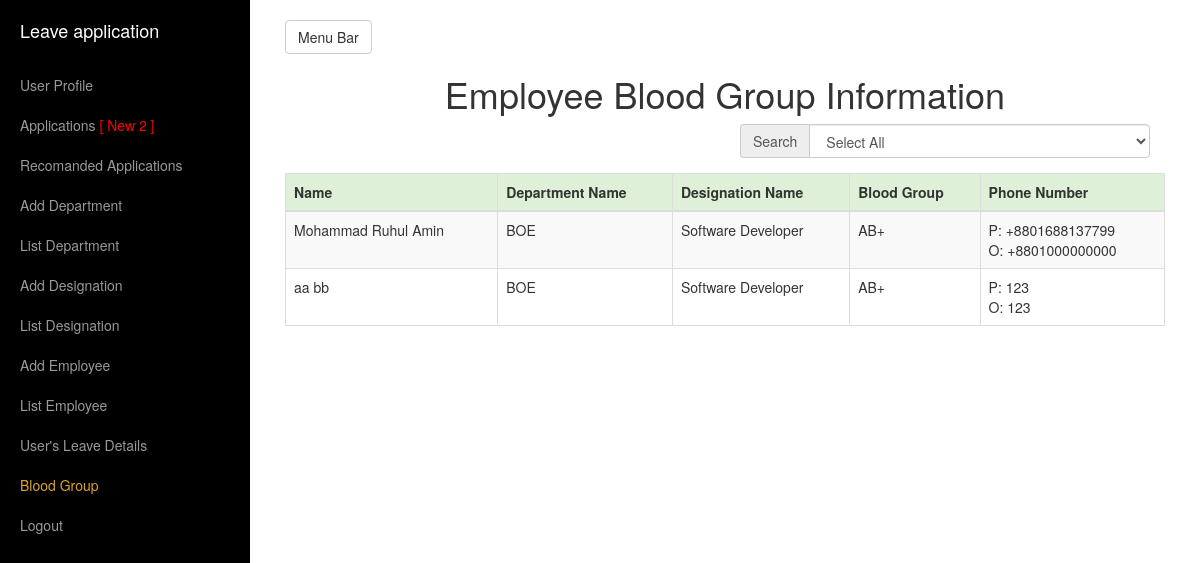
The page /view/ListOfUserBlood.php (signed in) on the database its author committed.
### tables this page shows
CREATE TABLE `employeeinfo` (
  `eId` int(11) NOT NULL,
  `eEmployeeCodeNumber` varchar(100) DEFAULT NULL,
  `eFirstName` varchar(45) DEFAULT NULL,
  `eLastName` varchar(45) DEFAULT NULL,
  `eDateOfBirth` date DEFAULT NULL,
  `eBloodGroup` int(11) DEFAULT NULL,
  `eGender` varchar(10) DEFAULT NULL,
  `ePhoneNumberPersonal` varchar(20) DEFAULT NULL,
  `ePhoneNumberOffice` varchar(20) DEFAULT NULL,
  `eParmanentAddress` varchar(255) DEFAULT NULL,
  `ePresentAddress` varchar(255) DEFAULT NULL,
  `eDptId` int(11) DEFAULT NULL,
  `eDesignationId` int(11) DEFAULT NULL,
  `eEmailAddress` varchar(100) DEFAULT NULL,
  `ePassword` varchar(255) DEFAULT NULL,
  `eEmployeeCodeNumberWhoAddEmployee` varchar(45) DEFAULT NULL,
  `eEmployeeVerification` int(11) DEFAULT NULL,
  `eWhoVerifytheEmployee` varchar(45) DEFAULT NULL,
  `eLastLogin` datetime DEFAULT NULL,
  `eEmpType` tinyint(4) DEFAULT NULL
);

CREATE TABLE `employeedepartment` (
  `dptId` int(11) NOT NULL,
  `dptName` varchar(100) DEFAULT NULL,
  `dptEmployeeCodeNumberWhoAddDept` varchar(45) DEFAULT NULL
);

CREATE TABLE `employeedesignation` (
  `desiId` int(11) NOT NULL,
  `desiDptId` int(11) DEFAULT NULL,
  `desiDesignationName` varchar(100) DEFAULT NULL,
  `desiEmployeeCodeNumberWhoAddDesi` varchar(45) DEFAULT NULL
);

CREATE TABLE `employeeblood` (
  `bId` int(11) NOT NULL,
  `bName` varchar(15) DEFAULT NULL
);

### model/DbOperationModel.php (called while the page is built, shortened)
<?php include("ConnectionModel.php"); ?>
<?php
	class DbOperation
	{
		function dbJoinSingleSelect($columnsName,$tablesName,$conditions)
		{
			$objConnection = new Connection();
			$objConnection->dbConnection();
			$con = $objConnection->con;
			$result = mysqli_query($con, "SELECT ".$columnsName." FROM ".$tablesName." ".$conditions);
			return $result;
		}
		function dbSelectAll($columnsName,$tablesName,$conditions)
		{
			$objConnection = new Connection();
			$objConnection->dbConnection();
			$con = $objConnection->con;
			$result = mysqli_query($con, "SELECT ".$columnsName." FROM ".$tablesName." WHERE ".$conditions);
			return $result;
		}
		function getForRecomandationNumber()
		{
			$objDbOperation = new DbOperation();
			$columnsName = "COUNT(lIsRecomanded)";
			$tablesName = "employeeleaveapplicationdetails";
			$conditions = "lIsRecomanded = 0";
			$result = $objDbOperation->dbSelectAll($columnsName,$tablesName,$conditions);
			return $result;
		}
		function getRecomandationNumber()
		{
			$objDbOperation = new DbOperation();
			$columnsName = "COUNT(lIsRecomanded)";
			$tablesName = "employeeleaveapplicationdetails";
			$conditions = "lIsRecomanded = 1 AND lIsApproved = 0";
			$result = $objDbOperation->dbSelectAll($columnsName,$tablesName,$conditions);
			return $result;
		}
	}
?>

### model/ConnectionModel.php (called while the page is built, shortened)
<?php
	class Connection
	{
		function dbConnection()
		{
			$serverName = "localhost";
			$userName = "root";
			$password = "";
			$con = mysqli_connect($serverName, $userName, $password);
			mysqli_select_db($con, "leaveapp");
			$this->con=$con;
		}
	}
?>

### model/EmployeeModel.php (called while the page is built, shortened)
<?php include("DbOperationModel.php");?>
<?php
	class Employee extends DbOperation
	{
		function getAllEmpBloodInfo()
		{
			$objDbOperation = new DbOperation();
			$columnsName = "emp.eEmployeeCodeNumber,emp.eFirstName,emp.eLastName,bld.bName,emp.ePhoneNumberPersonal,emp.ePhoneNumberOffice,dpt.dptName,desi.desiDesignationName";
			$tablesName = "employeeinfo emp INNER JOIN employeedepartment dpt ON emp.eDptId = dpt.dptId INNER JOIN employeedesignation desi ON emp.eDesignationId = desi.desiId INNER JOIN employeeBlood bld ON emp.eBloodGroup = bld.bId";
			$conditions = "ORDER BY emp.eId ASC";
			$result = $objDbOperation->dbJoinSingleSelect($columnsName,$tablesName,$conditions);
			return $result;
		}
	}
?>

### view/ListOfUserBlood.php (the view, shortened to what this page needs)
<?php include("../model/EmployeeModel.php");
	if(isset($_SESSION['officeUserName']))
	{
		if ($_SESSION['empType'] == 2 || $_SESSION['empType'] == 1)
	{
?>
		<!DOCTYPE html>
		<html lang="en">
		<head>
			<link href="../assets/bootstrap/css/bootstrap.min.css" rel="stylesheet">
			<link href="../assets/css/simple-sidebar.css" rel="stylesheet">
		</head>
		<body>
			<div id="wrapper">
				<div id="sidebar-wrapper">
					<ul class="sidebar-nav">
						<li class="sidebar-brand">
							<a href="LeaveApplication.php">Leave application</a>
						</li>
						<li>
							<a href="UserProfile.php">User Profile</a>
						</li>
							<?php
							$objLeaveApplication = new Employee();
							$result = $objLeaveApplication->getForRecomandationNumber();
							while($row = mysqli_fetch_array($result))
							{
							?>
						<li>
							<a href="Applications.php">Applications <span style="color:red"><?php if($row['COUNT(lIsRecomanded)'] != 0){ ?>[ New <?php echo $row['COUNT(lIsRecomanded)']; ?> ]<?php } ?></span></a>
						</li>
							<?php
							}
							$objLeaveApplication = new Employee();
							$result = $objLeaveApplication->getRecomandationNumber();
							while($row = mysqli_fetch_array($result))
							{
							?>
						<li>
							<a href="RecomandedApplications.php">Recomanded Applications<span style="color:red"><?php if($row['COUNT(lIsRecomanded)'] != 0){ ?> [ New <?php echo $row['COUNT(lIsRecomanded)']; ?> ]<?php } ?></span></a>
						</li>
							<?php
							}
							?>
						<li>
							<a href="AddDepartment.php">Add Department</a>
						</li>
						<li>
							<a href="ListDepartment.php">List Department</a>
						</li>
						<li>
							<a href="AddDesignation.php">Add Designation</a>
						</li>
						<li>
							<a href="ListDesignation.php">List Designation</a>
						</li>
						<li>
							<a href="AddEmployee.php">Add Employee</a>
						</li>
						<li>
							<a href="ListEmployee.php">List Employee</a>
						</li>
						<li>
							<a href="UsersLeaveDetails.php">User's Leave Details</a>
						</li>
						<li>
							<a style="color:#DAA520;" href="ListOfUserBlood.php">Blood Group</a>
						</li>
						<li>
							<a href="../controller/LogoutController.php">Logout</a>
						</li>
					</ul>
				</div>
				<div id="page-content-wrapper">
					<div class="container-fluid">
						<div class="row">
							<div class="col-lg-12">
								<a href="#menu-toggle" class="btn btn-default" id="menu-toggle">Menu Bar</a>
								<h1 align="center">Employee Blood Group Information</h1>
								<?php
									@$cat=$_GET['cat'];
									if(isset($cat) and strlen($cat) > 0)
									{
										$objEmployee = new Employee();
										$singleResult = $objEmployee->getSingleEmpBloodInfo($cat);
									}
									else
									{
										$objEmployee = new Employee();
										$singleResult = $objEmployee->getAllEmpBloodInfo();
									}
								?>
								<form role="form" action="" method="" >
									<div class="col-lg-6 col-md-offset-6 form-group">
										<div class="input-group">
											<div class="input-group-addon">Search</div>
											<?php
											echo "<select class='form-control' name='cat' id='empDptName' onchange=\"reload(this.form)\"><option value=''>Select All</option>";
															?>
															<?php
											echo "</select>";
											?>
										</div>
									</div>
									<div class="form-group">
										<?php
										echo "<table class='table table-bordered table-hover table-striped' name='subcat'><thead><tr class='success'><th>Name</th><th>Department Name</th><th>Designation Name</th><th>Blood Group</th><th>Phone Number</th></tr></thead><tbody>";
												while ($row2 = mysqli_fetch_array($singleResult))
												{
													?>
														<tr>
															<td><?php echo $row2['eFirstName']." ".$row2['eLastName'] ?></td>
															<td><?php echo $row2['dptName'] ?></td>
															<td><?php echo $row2['desiDesignationName'] ?></td>
															<td><?php echo $row2['bName'] ?></td>
															<td><?php echo "P: ".$row2['ePhoneNumberPersonal']."<br/>O: ".$row2['ePhoneNumberOffice'] ?></td>
														</tr>
													<?php
												}
											echo "</tbody></table>";
										?>
									</div>
								</form>
							</div>
						</div>
					</div>
				</div>
			</div>
		</body>
		</html>
		<?php
	}
	}
	else
	{
		header("Location:../");
	}
?>

### assets/css/simple-sidebar.css (style rules this page uses)
#wrapper { padding-left: 0; -webkit-transition: all 0.5s ease; -moz-transition: all 0.5s ease; -o-transition: all 0.5s ease; transition: all 0.5s ease; }
#sidebar-wrapper { z-index: 1000; position: fixed; left: 250px; width: 0; height: 100%; margin-left: -250px; overflow-y: auto; background: #000; -webkit-transition: all 0.5s ease; -moz-transition: all 0.5s ease; -o-transition: all 0.5s ease; transition: all 0.5s ease; }
#page-content-wrapper { width: 100%; position: absolute; padding: 15px; }
.sidebar-nav { position: absolute; top: 0; width: 250px; margin: 0; padding: 0; list-style: none; }
.sidebar-nav li { text-indent: 20px; line-height: 40px; }
.sidebar-nav li a { display: block; text-decoration: none; color: #999999; }
.sidebar-nav > .sidebar-brand { height: 65px; font-size: 18px; line-height: 60px; }
.sidebar-nav > .sidebar-brand a { color: #999999; }
@media (min-width:768px) { #wrapper { padding-left: 250px; } }
@media (min-width:768px) { #sidebar-wrapper { width: 250px; } }
@media (min-width:768px) { #page-content-wrapper { padding: 20px; position: relative; } }

### rows shown on the page
employeeinfo: eFirstName "Mohammad Ruhul", eLastName "Amin", employeedepartment.dptName "BOE", employeedesignation.desiDesignationName "Software Developer", employeeblood.bName "AB+", ePhoneNumberPersonal "+8801688137799", ePhoneNumberOffice "+8801000000000"
employeeinfo: eFirstName "aa", eLastName "bb", employeedepartment.dptName "BOE", employeedesignation.desiDesignationName "Software Developer", employeeblood.bName "AB+", ePhoneNumberPersonal "123", ePhoneNumberOffice "123"

### other values the page prints
$row['COUNT(lIsRecomanded)'] "2"
